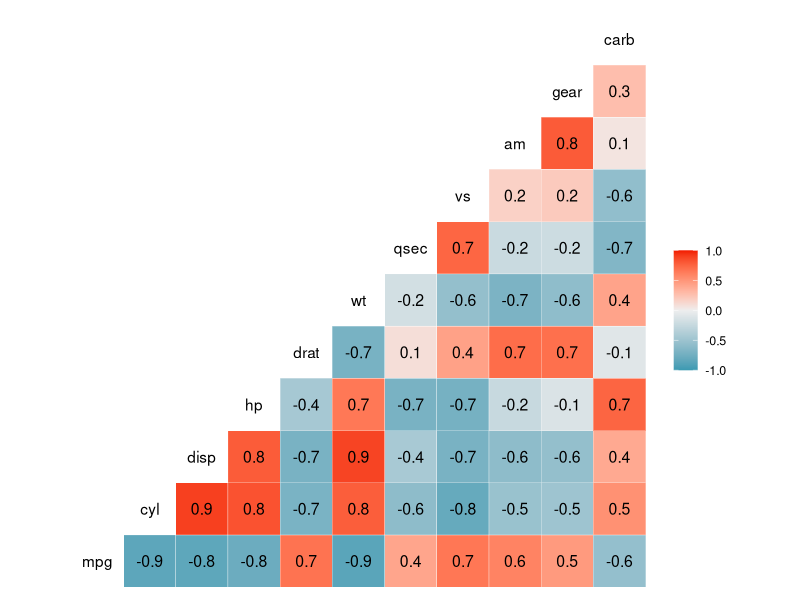

This chart was generated by the following R code: (Note: this script raises an error after producing the figure.)
## ---- chunk 1
knitr::opts_chunk$set(echo = TRUE)
## ---- chunk 2
require(GGally)
## ---- chunk 3
ggcorr(mtcars, palette = "RdBu", label = TRUE)
## ---- chunk 4
ggpairs(data=istat, # dataframe with variables
        columns = 2:4, # columns to be used to make plots
        title="Matrix Plot of istat data") # title of the plot
## ---- chunk 5
ggpairs(data=istat, # data.frame with variables
        mapping = aes(colour=Area), # esthetic mapping (besides x and y)
        columns = 2:4, # columns to be used to make plots
        title="Matrix Plot of istat data") # title of the plot
## ---- chunk 6
ggpairs(data=istat,
        mapping = aes(colour=Area), # esthetic mapping (besides x and y)
        columns=2:4, 
        upper=list(continuous = 'cor', discrete = 'facetbar', combo ='facethist'),
        lower=list(continuous = 'smooth', discrete = 'facetbar', combo ='dot'),
        diag=list(continuous = 'barDiag', discrete = 'barDiag'),
        title="Matrix Plot of istat data")
## ---- chunk 7
require(survival)
data(lung, package = "survival")
## ---- chunk 8
# Fit survival functions
surv <- survfit(Surv(time, status) ~ sex, data = lung)
# Plot survival curves
ggsurv(surv) + 
  guides(linetype = FALSE) +
  scale_colour_discrete(name   = 'Sex', breaks = c(1,2), 
                      labels = c('Male', 'Female'))
